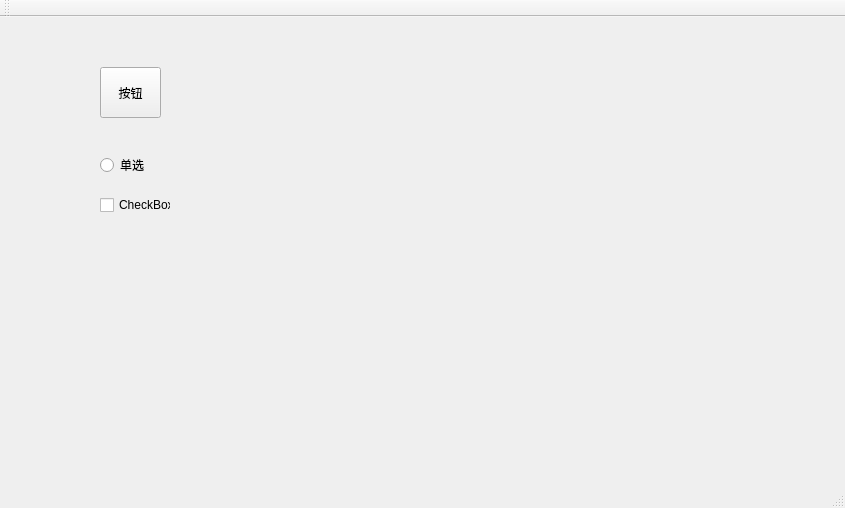
<?xml version="1.0" encoding="UTF-8"?>
<ui version="4.0">
 <class>FirstMainWindow</class>
 <widget class="QMainWindow" name="FirstMainWindow">
  <property name="geometry">
   <rect>
    <x>0</x>
    <y>0</y>
    <width>845</width>
    <height>508</height>
   </rect>
  </property>
  <property name="windowTitle">
   <string>FirstMainWindow</string>
  </property>
  <widget class="QWidget" name="centralWidget">
   <widget class="QPushButton" name="pushButton">
    <property name="geometry">
     <rect>
      <x>100</x>
      <y>50</y>
      <width>61</width>
      <height>51</height>
     </rect>
    </property>
    <property name="text">
     <string>按钮</string>
    </property>
   </widget>
   <widget class="QRadioButton" name="radioButton">
    <property name="geometry">
     <rect>
      <x>100</x>
      <y>140</y>
      <width>89</width>
      <height>16</height>
     </rect>
    </property>
    <property name="text">
     <string>单选</string>
    </property>
   </widget>
   <widget class="QCheckBox" name="checkBox">
    <property name="geometry">
     <rect>
      <x>100</x>
      <y>180</y>
      <width>71</width>
      <height>16</height>
     </rect>
    </property>
    <property name="text">
     <string>CheckBox</string>
    </property>
   </widget>
  </widget>
  <widget class="QMenuBar" name="menuBar">
   <property name="geometry">
    <rect>
     <x>0</x>
     <y>0</y>
     <width>845</width>
     <height>23</height>
    </rect>
   </property>
  </widget>
  <widget class="QToolBar" name="mainToolBar">
   <attribute name="toolBarArea">
    <enum>TopToolBarArea</enum>
   </attribute>
   <attribute name="toolBarBreak">
    <bool>false</bool>
   </attribute>
  </widget>
  <widget class="QStatusBar" name="statusBar"/>
 </widget>
 <layoutdefault spacing="6" margin="11"/>
 <resources/>
 <connections/>
</ui>
